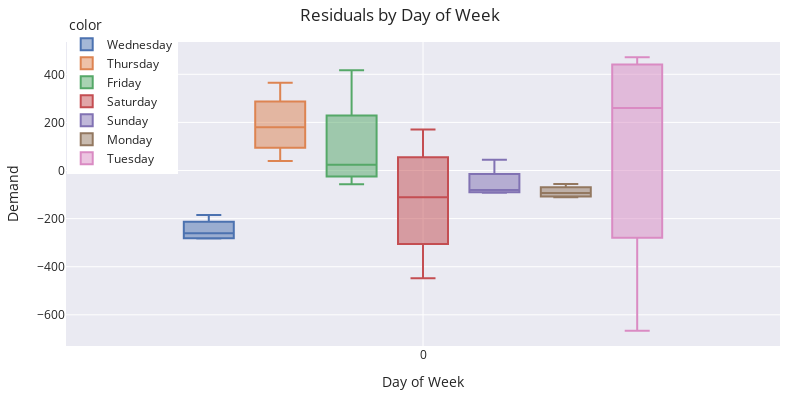

Write notebook code for a chart like this one.
### Code cell
#it looks like we are still underpredicting. Namely I see its on Oct 9, 16, 23 

residuals = data_multi[cinemas_to_fcst].mean(axis=1) - test_predictions_df.mean(axis=1)

fig = px.box(residuals,color=residuals.index.day_name())

fig.update_layout(title='Residuals by Day of Week',
    xaxis_title='Day of Week',
    yaxis_title='Demand',
       width=800,
    height=400,
    margin = dict(l=20,r=20,t=35,b=20),
    legend = dict(
        orientation='v',
        y=1.1,
        xanchor='left',
        x=0.001
))

fig.show()

### Figure 1 — Plotly figure (JSON) as saved in the notebook; plotly's stock layout.template omitted (floating-point values rounded to 4 significant figures)
{"data": [{"alignmentgroup": "True", "hovertemplate": "color=Wednesday<br>variable=%{x}<br>value=%{y}<extra></extra>", "legendgroup": "Wednesday", "marker": {"color": "rgb(76,114,176)"}, "name": "Wednesday", "notched": false, "offsetgroup": "Wednesday", "orientation": "v", "showlegend": true, "type": "box", "x": ["0", "0", "0", "0", "0", "0", "0", "0", "0", "0", "0", "0", "0", "0", "0", "0", "0", "0", "0", "0", "0", "0", "0", "0", "0", "0", "0", "0", "0", "0", "0", "0", "0", "0"], "x0": " ", "xaxis": "x", "y": [null, null, null, null, null, null, null, null, null, null, null, null, null, null, null, null, null, null, null, null, null, null, null, null, null, null, null, null, null, null, -185.4, -280.1, -282.8, -241.1], "y0": " ", "yaxis": "y"}, {"alignmentgroup": "True", "hovertemplate": "color=Thursday<br>variable=%{x}<br>value=%{y}<extra></extra>", "legendgroup": "Thursday", "marker": {"color": "rgb(221,132,82)"}, "name": "Thursday", "notched": false, "offsetgroup": "Thursday", "orientation": "v", "showlegend": true, "type": "box", "x": ["0", "0", "0", "0", "0", "0", "0", "0", "0", "0", "0", "0", "0", "0", "0", "0", "0", "0", "0", "0", "0", "0", "0", "0", "0", "0", "0", "0", "0", "0", "0", "0", "0", "0"], "x0": " ", "xaxis": "x", "y": [null, null, null, null, null, null, null, null, null, null, null, null, null, null, null, null, null, null, null, null, null, null, null, null, null, null, null, null, null, null, 365.1, 209.2, 149.9, 39.61], "y0": " ", "yaxis": "y"}, {"alignmentgroup": "True", "hovertemplate": "color=Friday<br>variable=%{x}<br>value=%{y}<extra></extra>", "legendgroup": "Friday", "marker": {"color": "rgb(85,168,104)"}, "name": "Friday", "notched": false, "offsetgroup": "Friday", "orientation": "v", "showlegend": true, "type": "box", "x": ["0", "0", "0", "0", "0", "0", "0", "0", "0", "0", "0", "0", "0", "0", "0", "0", "0", "0", "0", "0", "0", "0", "0", "0", "0", "0", "0", "0", "0", "0", "0", "0", "0", "0"], "x0": " ", "xaxis": "x", "y": [null, null, null, null, null, null, null, null, null, null, null, null, null, null, null, null, null, null, null, null, null, null, null, null, null, null, null, null, null, null, 417.4, 40.96, 6.893, -56.57], "y0": " ", "yaxis": "y"}, {"alignmentgroup": "True", "hovertemplate": "color=Saturday<br>variable=%{x}<br>value=%{y}<extra></extra>", "legendgroup": "Saturday", "marker": {"color": "rgb(196,78,82)"}, "name": "Saturday", "notched": false, "offsetgroup": "Saturday", "orientation": "v", "showlegend": true, "type": "box", "x": ["0", "0", "0", "0", "0", "0", "0", "0", "0", "0", "0", "0", "0", "0", "0", "0", "0", "0", "0", "0", "0", "0", "0", "0", "0", "0", "0", "0", "0", "0", "0", "0", "0", "0"], "x0": " ", "xaxis": "x", "y": [null, null, null, null, null, null, null, null, null, null, null, null, null, null, null, null, null, null, null, null, null, null, null, null, null, null, null, null, null, null, -448.3, 170.6, -59.64, -161.9], "y0": " ", "yaxis": "y"}, {"alignmentgroup": "True", "hovertemplate": "color=Sunday<br>variable=%{x}<br>value=%{y}<extra></extra>", "legendgroup": "Sunday", "marker": {"color": "rgb(129,114,179)"}, "name": "Sunday", "notched": false, "offsetgroup": "Sunday", "orientation": "v", "showlegend": true, "type": "box", "x": ["0", "0", "0", "0", "0", "0", "0", "0", "0", "0", "0", "0", "0", "0", "0", "0", "0", "0", "0", "0", "0", "0", "0", "0", "0", "0", "0", "0", "0", "0", "0", "0", "0", "0"], "x0": " ", "xaxis": "x", "y": [null, null, null, null, null, null, null, null, null, null, null, null, null, null, null, null, null, null, null, null, null, null, null, null, null, null, null, null, null, null, -92.46, -89.11, -73.11, 45.11], "y0": " ", "yaxis": "y"}, {"alignmentgroup": "True", "hovertemplate": "color=Monday<br>variable=%{x}<br>value=%{y}<extra></extra>", "legendgroup": "Monday", "marker": {"color": "rgb(147,120,96)"}, "name": "Monday", "notched": false, "offsetgroup": "Monday", "orientation": "v", "showlegend": true, "type": "box", "x": ["0", "0", "0", "0", "0", "0", "0", "0", "0", "0", "0", "0", "0", "0", "0", "0", "0", "0", "0", "0", "0", "0", "0", "0", "0", "0", "0", "0", "0", "0", "0", "0", "0"], "x0": " ", "xaxis": "x", "y": [null, null, null, null, null, null, null, null, null, null, null, null, null, null, null, null, null, null, null, null, null, null, null, null, null, null, null, null, null, -111.6, -55.68, -82.71, -104.8], "y0": " ", "yaxis": "y"}, {"alignmentgroup": "True", "hovertemplate": "color=Tuesday<br>variable=%{x}<br>value=%{y}<extra></extra>", "legendgroup": "Tuesday", "marker": {"color": "rgb(218,139,195)"}, "name": "Tuesday", "notched": false, "offsetgroup": "Tuesday", "orientation": "v", "showlegend": true, "type": "box", "x": ["0", "0", "0", "0", "0", "0", "0", "0", "0", "0", "0", "0", "0", "0", "0", "0", "0", "0", "0", "0", "0", "0", "0", "0", "0", "0", "0", "0", "0", "0", "0", "0", "0"], "x0": " ", "xaxis": "x", "y": [null, null, null, null, null, null, null, null, null, null, null, null, null, null, null, null, null, null, null, null, null, null, null, null, null, null, null, null, null, 471.1, 411.1, 108.3, -666.4], "y0": " ", "yaxis": "y"}], "layout": {"boxmode": "group", "height": 400, "legend": {"orientation": "v", "title": {"text": "color"}, "tracegroupgap": 0, "x": 0.001, "xanchor": "left", "y": 1.1}, "margin": {"b": 20, "l": 20, "r": 20, "t": 35}, "title": {"text": "Residuals by Day of Week"}, "width": 800, "xaxis": {"anchor": "y", "domain": [0, 1], "title": {"text": "Day of Week"}}, "yaxis": {"anchor": "x", "domain": [0, 1], "title": {"text": "Demand"}}}}
